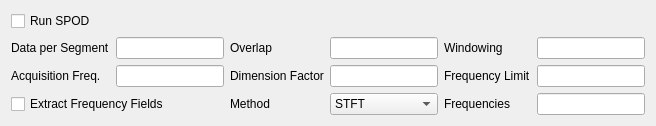
               <widget class="QWidget" name="page1">
                <layout class="QGridLayout" name="gridLayout_33">
                 <item row="0" column="0">
                  <widget class="QCheckBox" name="mdl_spod_st_CB">
                   <property name="text">
                    <string>Run SPOD</string>
                   </property>
                  </widget>
                 </item>
                 <item row="1" column="0">
                  <widget class="QLabel" name="label_42">
                   <property name="text">
                    <string>Data per Segment</string>
                   </property>
                  </widget>
                 </item>
                 <item row="1" column="1">
                  <widget class="QLineEdit" name="mdl_spod_nperseg_LE"/>
                 </item>
                 <item row="1" column="2" colspan="2">
                  <widget class="QLabel" name="label_43">
                   <property name="text">
                    <string>Overlap</string>
                   </property>
                  </widget>
                 </item>
                 <item row="1" column="4">
                  <widget class="QLineEdit" name="mdl_spod_ol_LE"/>
                 </item>
                 <item row="1" column="5">
                  <widget class="QLabel" name="label_44">
                   <property name="text">
                    <string>Windowing</string>
                   </property>
                  </widget>
                 </item>
                 <item row="1" column="6">
                  <widget class="QLineEdit" name="mdl_spod_win_LE"/>
                 </item>
                 <item row="2" column="0">
                  <widget class="QLabel" name="label_45">
                   <property name="text">
                    <string>Acquisition Freq.</string>
                   </property>
                  </widget>
                 </item>
                 <item row="2" column="1">
                  <widget class="QLineEdit" name="mdl_spod_fs_LE"/>
                 </item>
                 <item row="2" column="2" colspan="2">
                  <widget class="QLabel" name="label_46">
                   <property name="text">
                    <string>Dimension Factor</string>
                   </property>
                  </widget>
                 </item>
                 <item row="2" column="4">
                  <widget class="QLineEdit" name="mdl_spod_fdim_LE"/>
                 </item>
                 <item row="2" column="5">
                  <widget class="QLabel" name="label_47">
                   <property name="text">
                    <string>Frequency Limit</string>
                   </property>
                  </widget>
                 </item>
                 <item row="2" column="6">
                  <widget class="QLineEdit" name="mdl_spod_flim_LE"/>
                 </item>
                 <item row="3" column="0" colspan="2">
                  <widget class="QCheckBox" name="mdl_ffield_st_CB">
                   <property name="text">
                    <string>Extract Frequency Fields</string>
                   </property>
                  </widget>
                 </item>
                 <item row="3" column="2">
                  <widget class="QLabel" name="label_49">
                   <property name="text">
                    <string>Method    </string>
                   </property>
                  </widget>
                 </item>
                 <item row="3" column="5">
                  <widget class="QLabel" name="label_48">
                   <property name="text">
                    <string>Frequencies</string>
                   </property>
                  </widget>
                 </item>
                 <item row="3" column="6">
                  <widget class="QLineEdit" name="mdl_ffield_fd_LE">
                   <property name="text">
                    <string/>
                   </property>
                  </widget>
                 </item>
                 <item row="3" column="4">
                  <widget class="QComboBox" name="mdl_ffield_mt_CB">
                   <item>
                    <property name="text">
                     <string>STFT</string>
                    </property>
                   </item>
                   <item>
                    <property name="text">
                     <string>FFT</string>
                    </property>
                   </item>
                  </widget>
                 </item>
                </layout>
               </widget>
